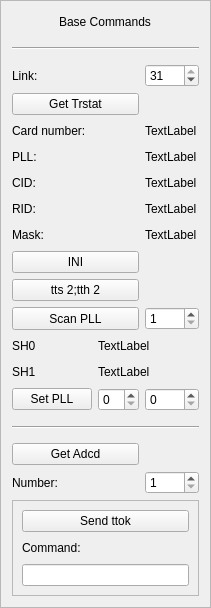
     <widget class="QFrame" name="frame_3">
      <property name="sizePolicy">
       <sizepolicy hsizetype="Preferred" vsizetype="Minimum">
        <horstretch>0</horstretch>
        <verstretch>0</verstretch>
       </sizepolicy>
      </property>
      <property name="minimumSize">
       <size>
        <width>200</width>
        <height>0</height>
       </size>
      </property>
      <property name="frameShape">
       <enum>QFrame::StyledPanel</enum>
      </property>
      <property name="frameShadow">
       <enum>QFrame::Raised</enum>
      </property>
      <layout class="QVBoxLayout" name="verticalLayout_3">
       <property name="sizeConstraint">
        <enum>QLayout::SetMinimumSize</enum>
       </property>
       <item alignment="Qt::AlignHCenter">
        <widget class="QLabel" name="base_commands_label">
         <property name="enabled">
          <bool>true</bool>
         </property>
         <property name="sizePolicy">
          <sizepolicy hsizetype="Minimum" vsizetype="Fixed">
           <horstretch>0</horstretch>
           <verstretch>0</verstretch>
          </sizepolicy>
         </property>
         <property name="minimumSize">
          <size>
           <width>120</width>
           <height>20</height>
          </size>
         </property>
         <property name="maximumSize">
          <size>
           <width>120</width>
           <height>20</height>
          </size>
         </property>
         <property name="baseSize">
          <size>
           <width>0</width>
           <height>0</height>
          </size>
         </property>
         <property name="layoutDirection">
          <enum>Qt::LeftToRight</enum>
         </property>
         <property name="frameShape">
          <enum>QFrame::NoFrame</enum>
         </property>
         <property name="text">
          <string>Base Commands</string>
         </property>
         <property name="scaledContents">
          <bool>false</bool>
         </property>
         <property name="alignment">
          <set>Qt::AlignCenter</set>
         </property>
         <property name="wordWrap">
          <bool>false</bool>
         </property>
        </widget>
       </item>
       <item>
        <widget class="Line" name="line">
         <property name="minimumSize">
          <size>
           <width>0</width>
           <height>20</height>
          </size>
         </property>
         <property name="orientation">
          <enum>Qt::Horizontal</enum>
         </property>
        </widget>
       </item>
       <item>
        <layout class="QGridLayout" name="gridLayout_2">
         <property name="sizeConstraint">
          <enum>QLayout::SetFixedSize</enum>
         </property>
         <item row="8" column="2">
          <widget class="ColoredCircleWidget" name="tts_tth_led" native="true"/>
         </item>
         <item row="8" column="0" colspan="2">
          <widget class="QPushButton" name="tts_tth_btn">
           <property name="sizePolicy">
            <sizepolicy hsizetype="Minimum" vsizetype="Minimum">
             <horstretch>0</horstretch>
             <verstretch>0</verstretch>
            </sizepolicy>
           </property>
           <property name="minimumSize">
            <size>
             <width>40</width>
             <height>20</height>
            </size>
           </property>
           <property name="text">
            <string>tts 2;tth 2</string>
           </property>
          </widget>
         </item>
         <item row="1" column="0" colspan="2">
          <widget class="QPushButton" name="trstat_btn">
           <property name="sizePolicy">
            <sizepolicy hsizetype="Minimum" vsizetype="Minimum">
             <horstretch>0</horstretch>
             <verstretch>0</verstretch>
            </sizepolicy>
           </property>
           <property name="minimumSize">
            <size>
             <width>40</width>
             <height>20</height>
            </size>
           </property>
           <property name="text">
            <string>Get Trstat</string>
           </property>
          </widget>
         </item>
         <item row="5" column="0" colspan="2">
          <widget class="QLabel" name="rid_label">
           <property name="sizePolicy">
            <sizepolicy hsizetype="Minimum" vsizetype="Minimum">
             <horstretch>0</horstretch>
             <verstretch>0</verstretch>
            </sizepolicy>
           </property>
           <property name="minimumSize">
            <size>
             <width>40</width>
             <height>20</height>
            </size>
           </property>
           <property name="text">
            <string>RID:</string>
           </property>
          </widget>
         </item>
         <item row="3" column="0" colspan="2">
          <widget class="QLabel" name="pll_label">
           <property name="sizePolicy">
            <sizepolicy hsizetype="Minimum" vsizetype="Minimum">
             <horstretch>0</horstretch>
             <verstretch>0</verstretch>
            </sizepolicy>
           </property>
           <property name="minimumSize">
            <size>
             <width>40</width>
             <height>20</height>
            </size>
           </property>
           <property name="text">
            <string>PLL:</string>
           </property>
          </widget>
         </item>
         <item row="0" column="0" colspan="2">
          <widget class="QLabel" name="link_label">
           <property name="sizePolicy">
            <sizepolicy hsizetype="Minimum" vsizetype="Minimum">
             <horstretch>0</horstretch>
             <verstretch>0</verstretch>
            </sizepolicy>
           </property>
           <property name="minimumSize">
            <size>
             <width>40</width>
             <height>20</height>
            </size>
           </property>
           <property name="text">
            <string>Link:</string>
           </property>
          </widget>
         </item>
         <item row="14" column="0" colspan="2">
          <widget class="QPushButton" name="adcd_btn">
           <property name="sizePolicy">
            <sizepolicy hsizetype="Minimum" vsizetype="Minimum">
             <horstretch>0</horstretch>
             <verstretch>0</verstretch>
            </sizepolicy>
           </property>
           <property name="minimumSize">
            <size>
             <width>40</width>
             <height>20</height>
            </size>
           </property>
           <property name="text">
            <string>Get Adcd</string>
           </property>
          </widget>
         </item>
         <item row="15" column="0" colspan="2">
          <widget class="QLabel" name="adcd_number_label">
           <property name="sizePolicy">
            <sizepolicy hsizetype="Minimum" vsizetype="Minimum">
             <horstretch>0</horstretch>
             <verstretch>0</verstretch>
            </sizepolicy>
           </property>
           <property name="minimumSize">
            <size>
             <width>40</width>
             <height>20</height>
            </size>
           </property>
           <property name="text">
            <string>Number:</string>
           </property>
          </widget>
         </item>
         <item row="1" column="2">
          <widget class="ColoredCircleWidget" name="trstat_led" native="true"/>
         </item>
         <item row="2" column="0" colspan="2">
          <widget class="QLabel" name="card_number_label">
           <property name="sizePolicy">
            <sizepolicy hsizetype="Minimum" vsizetype="Minimum">
             <horstretch>0</horstretch>
             <verstretch>0</verstretch>
            </sizepolicy>
           </property>
           <property name="minimumSize">
            <size>
             <width>40</width>
             <height>20</height>
            </size>
           </property>
           <property name="text">
            <string>Card number:</string>
           </property>
          </widget>
         </item>
         <item row="5" column="2">
          <widget class="QLabel" name="rid_value_label">
           <property name="sizePolicy">
            <sizepolicy hsizetype="Minimum" vsizetype="Minimum">
             <horstretch>0</horstretch>
             <verstretch>0</verstretch>
            </sizepolicy>
           </property>
           <property name="minimumSize">
            <size>
             <width>40</width>
             <height>20</height>
            </size>
           </property>
           <property name="text">
            <string>TextLabel</string>
           </property>
          </widget>
         </item>
         <item row="6" column="0" colspan="2">
          <widget class="QLabel" name="mask_label">
           <property name="sizePolicy">
            <sizepolicy hsizetype="Minimum" vsizetype="Minimum">
             <horstretch>0</horstretch>
             <verstretch>0</verstretch>
            </sizepolicy>
           </property>
           <property name="minimumSize">
            <size>
             <width>40</width>
             <height>20</height>
            </size>
           </property>
           <property name="text">
            <string>Mask:</string>
           </property>
          </widget>
         </item>
         <item row="4" column="2">
          <widget class="QLabel" name="cid_value_label">
           <property name="sizePolicy">
            <sizepolicy hsizetype="Minimum" vsizetype="Minimum">
             <horstretch>0</horstretch>
             <verstretch>0</verstretch>
            </sizepolicy>
           </property>
           <property name="minimumSize">
            <size>
             <width>40</width>
             <height>20</height>
            </size>
           </property>
           <property name="text">
            <string>TextLabel</string>
           </property>
          </widget>
         </item>
         <item row="13" column="0" colspan="3">
          <widget class="Line" name="line_8">
           <property name="sizePolicy">
            <sizepolicy hsizetype="Minimum" vsizetype="Minimum">
             <horstretch>0</horstretch>
             <verstretch>0</verstretch>
            </sizepolicy>
           </property>
           <property name="minimumSize">
            <size>
             <width>40</width>
             <height>20</height>
            </size>
           </property>
           <property name="orientation">
            <enum>Qt::Horizontal</enum>
           </property>
          </widget>
         </item>
         <item row="11" column="0">
          <widget class="QLabel" name="sh1_label">
           <property name="minimumSize">
            <size>
             <width>40</width>
             <height>20</height>
            </size>
           </property>
           <property name="text">
            <string>SH1</string>
           </property>
          </widget>
         </item>
         <item row="3" column="2">
          <widget class="QLabel" name="pll_value_label">
           <property name="sizePolicy">
            <sizepolicy hsizetype="Minimum" vsizetype="Minimum">
             <horstretch>0</horstretch>
             <verstretch>0</verstretch>
            </sizepolicy>
           </property>
           <property name="minimumSize">
            <size>
             <width>40</width>
             <height>20</height>
            </size>
           </property>
           <property name="text">
            <string>TextLabel</string>
           </property>
          </widget>
         </item>
         <item row="10" column="0">
          <widget class="QLabel" name="sh0_label">
           <property name="minimumSize">
            <size>
             <width>40</width>
             <height>20</height>
            </size>
           </property>
           <property name="text">
            <string>SH0</string>
           </property>
          </widget>
         </item>
         <item row="11" column="1" colspan="2">
          <widget class="QLabel" name="sh1_value_label">
           <property name="minimumSize">
            <size>
             <width>40</width>
             <height>20</height>
            </size>
           </property>
           <property name="text">
            <string>TextLabel</string>
           </property>
          </widget>
         </item>
         <item row="4" column="0" colspan="2">
          <widget class="QLabel" name="cid_label">
           <property name="sizePolicy">
            <sizepolicy hsizetype="Minimum" vsizetype="Minimum">
             <horstretch>0</horstretch>
             <verstretch>0</verstretch>
            </sizepolicy>
           </property>
           <property name="minimumSize">
            <size>
             <width>40</width>
             <height>20</height>
            </size>
           </property>
           <property name="text">
            <string>CID:</string>
           </property>
          </widget>
         </item>
         <item row="15" column="2">
          <widget class="QSpinBox" name="adcd_number_spinBox">
           <property name="sizePolicy">
            <sizepolicy hsizetype="Minimum" vsizetype="Minimum">
             <horstretch>0</horstretch>
             <verstretch>0</verstretch>
            </sizepolicy>
           </property>
           <property name="minimumSize">
            <size>
             <width>40</width>
             <height>20</height>
            </size>
           </property>
           <property name="minimum">
            <number>1</number>
           </property>
           <property name="maximum">
            <number>1000</number>
           </property>
          </widget>
         </item>
         <item row="9" column="0" colspan="2">
          <widget class="QPushButton" name="scan_pll_btn">
           <property name="sizePolicy">
            <sizepolicy hsizetype="Minimum" vsizetype="Minimum">
             <horstretch>0</horstretch>
             <verstretch>0</verstretch>
            </sizepolicy>
           </property>
           <property name="minimumSize">
            <size>
             <width>40</width>
             <height>20</height>
            </size>
           </property>
           <property name="text">
            <string>Scan PLL</string>
           </property>
          </widget>
         </item>
         <item row="10" column="1" colspan="2">
          <widget class="QLabel" name="sh0_value_label">
           <property name="minimumSize">
            <size>
             <width>40</width>
             <height>20</height>
            </size>
           </property>
           <property name="text">
            <string>TextLabel</string>
           </property>
          </widget>
         </item>
         <item row="0" column="2">
          <widget class="QSpinBox" name="link_spinBox">
           <property name="sizePolicy">
            <sizepolicy hsizetype="Minimum" vsizetype="Minimum">
             <horstretch>0</horstretch>
             <verstretch>0</verstretch>
            </sizepolicy>
           </property>
           <property name="minimumSize">
            <size>
             <width>40</width>
             <height>20</height>
            </size>
           </property>
           <property name="maximum">
            <number>31</number>
           </property>
           <property name="value">
            <number>31</number>
           </property>
          </widget>
         </item>
         <item row="2" column="2">
          <widget class="QLabel" name="card_number_value_label">
           <property name="sizePolicy">
            <sizepolicy hsizetype="Minimum" vsizetype="Minimum">
             <horstretch>0</horstretch>
             <verstretch>0</verstretch>
            </sizepolicy>
           </property>
           <property name="minimumSize">
            <size>
             <width>40</width>
             <height>20</height>
            </size>
           </property>
           <property name="text">
            <string>TextLabel</string>
           </property>
          </widget>
         </item>
         <item row="6" column="2">
          <widget class="QLabel" name="mask_value_label">
           <property name="sizePolicy">
            <sizepolicy hsizetype="Minimum" vsizetype="Minimum">
             <horstretch>0</horstretch>
             <verstretch>0</verstretch>
            </sizepolicy>
           </property>
           <property name="minimumSize">
            <size>
             <width>40</width>
             <height>20</height>
            </size>
           </property>
           <property name="text">
            <string>TextLabel</string>
           </property>
          </widget>
         </item>
         <item row="7" column="0" colspan="2">
          <widget class="QPushButton" name="ini_btn">
           <property name="sizePolicy">
            <sizepolicy hsizetype="Minimum" vsizetype="Minimum">
             <horstretch>0</horstretch>
             <verstretch>0</verstretch>
            </sizepolicy>
           </property>
           <property name="minimumSize">
            <size>
             <width>40</width>
             <height>20</height>
            </size>
           </property>
           <property name="text">
            <string>INI</string>
           </property>
          </widget>
         </item>
         <item row="12" column="0">
          <widget class="QPushButton" name="set_pll_btn">
           <property name="text">
            <string>Set PLL</string>
           </property>
          </widget>
         </item>
         <item row="12" column="1">
          <widget class="QSpinBox" name="set_sh0_spinbox">
           <property name="maximum">
            <number>31</number>
           </property>
          </widget>
         </item>
         <item row="12" column="2">
          <widget class="QSpinBox" name="set_sh1_spinbox">
           <property name="maximum">
            <number>31</number>
           </property>
          </widget>
         </item>
         <item row="9" column="2">
          <widget class="QSpinBox" name="scan_pll_runs_spinbox">
           <property name="minimum">
            <number>1</number>
           </property>
           <property name="maximum">
            <number>10</number>
           </property>
          </widget>
         </item>
        </layout>
       </item>
       <item>
        <widget class="QFrame" name="ttok_frame">
         <property name="frameShape">
          <enum>QFrame::StyledPanel</enum>
         </property>
         <layout class="QVBoxLayout" name="verticalLayout_2">
          <item>
           <widget class="QPushButton" name="ttok_btn">
            <property name="sizePolicy">
             <sizepolicy hsizetype="Minimum" vsizetype="Minimum">
              <horstretch>0</horstretch>
              <verstretch>0</verstretch>
             </sizepolicy>
            </property>
            <property name="minimumSize">
             <size>
              <width>40</width>
              <height>20</height>
             </size>
            </property>
            <property name="text">
             <string>Send ttok</string>
            </property>
           </widget>
          </item>
          <item>
           <widget class="QLabel" name="ttok_comand_label">
            <property name="sizePolicy">
             <sizepolicy hsizetype="Minimum" vsizetype="Minimum">
              <horstretch>0</horstretch>
              <verstretch>0</verstretch>
             </sizepolicy>
            </property>
            <property name="minimumSize">
             <size>
              <width>40</width>
              <height>20</height>
             </size>
            </property>
            <property name="text">
             <string>Command:</string>
            </property>
           </widget>
          </item>
          <item>
           <widget class="QLineEdit" name="ttok_lineEdit">
            <property name="sizePolicy">
             <sizepolicy hsizetype="Minimum" vsizetype="Minimum">
              <horstretch>0</horstretch>
              <verstretch>0</verstretch>
             </sizepolicy>
            </property>
            <property name="minimumSize">
             <size>
              <width>40</width>
              <height>20</height>
             </size>
            </property>
           </widget>
          </item>
         </layout>
        </widget>
       </item>
      </layout>
     </widget>
